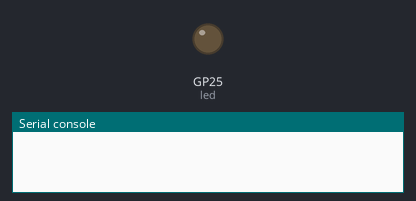
Recording of a program running on a simulated Raspberry Pi Pico running MicroPython. Parts: output pins drawn as LEDs (lit = HIGH), the last lines printed to the serial console. WiFi joins after 1.5 s; library files of the repository ran but are not shown: adxl345.py.

Above: at 0.1 s.
At 1.1 s:
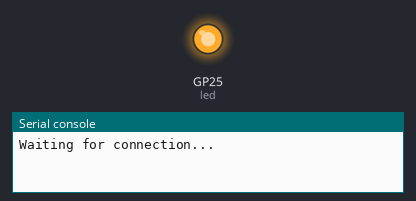
Timing chart, 0 to 3.5 s (numbered marks = the images above):
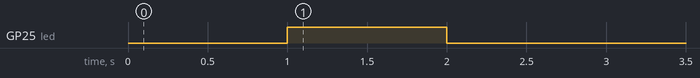

Measured:
- by itself, GP25 (led): LOW → HIGH at 1.0 s, → LOW 1.0 s later

The program:

main.py
```python
from machine import Pin, I2C
from machine import RTC
#import utime
import adxl345
import network
import socket
import time
import struct
import sys
import rp2

led = Pin("LED", Pin.OUT)

def connect():
    #Connect WLAN
    wlan = network.WLAN(network.STA_IF)
    wlan.active(True)
    #wlan.connect("Wifi-Choice-Public", "065057289")
    wlan.connect("Wifi-Choice", "Ch-5057289")
    global led
    while wlan.isconnected() == False:
        led.toggle()
        print('Waiting for connection...')
        time.sleep(1)
    return wlan.ifconfig()[0]

def reqTime(addr='uk.pool.ntp.org'):
    REF_TIME_1970 = 2208988800
    client = socket.socket(socket.AF_INET, socket.SOCK_DGRAM)
    data = b'\x1b' + 47 * b'\0'
    address = socket.getaddrinfo(addr, 123)[0][-1]

    client.connect(address)
    client.send(data)
    data, address = client.recvfrom(1024)
    if data:
        t = struct.unpack('!12I', data)[10]
        t -= REF_TIME_1970
    return time.gmtime(t)

time.sleep(1)
rtc=RTC()
#rtc.datetime((1970,1,1,0, 12,0,0,0))
rtc.datetime((2025,1,14,0, 16,0,0,0))
ip = connect()
tim = reqTime()
#rtc = RTC()
rtc.datetime((tim[0], tim[1], tim[2], 0, tim[3]+8, tim[4], tim[5], 0))

i2c = I2C(0, scl=Pin(9), sda=Pin(8), freq=100000)
addr = i2c.scan()[0]
print(ip, hex(addr))

adxl = adxl345.ADXL345(i2c, addr)

time.sleep_ms(100)
now = time.localtime()
print(now)
filename=f"/test/adxl{now[7]}-{now[3]}-{now[4]}-{now[5]}.txt";
print(filename)
f = open(filename, 'w')

led.on()
adxl.data_rate = adxl345.DataRate.RATE_200_HZ
adxl.range = adxl345.Range.RANGE_2_G
start = time.ticks_ms()
t2 = time.ticks_ms()
while (time.ticks_diff(t2, start)<5000):
    x, y, z = adxl.acceleration
    t2 = time.ticks_ms()
    f.write(f"{time.ticks_diff(t2, start)}  {x}, {y}, {z}\n")
    time.sleep_ms(5)
    led.toggle()
f.close()
led.off()
```
